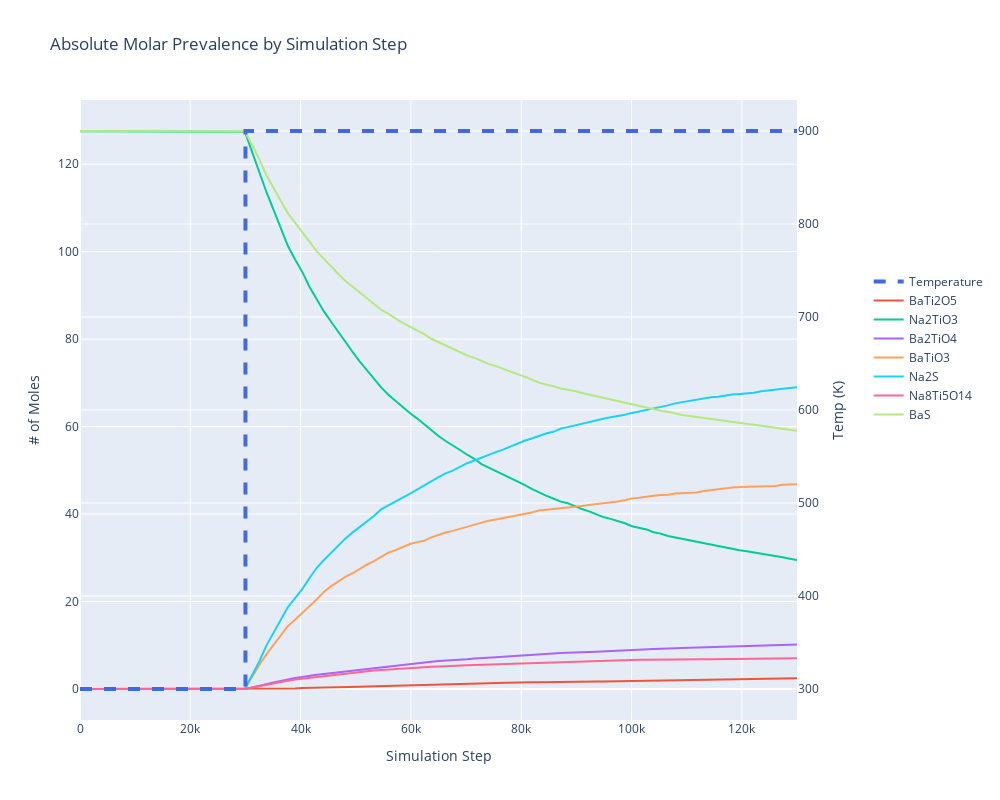

Notebook code for this chart:
### Code cell
analyzer = BulkReactionAnalyzer.from_result_doc_file("2023-09-05-165318.json")
analyzer.plot_molar_phase_amounts(min_prevalence=1, xrd_adjust=False)
